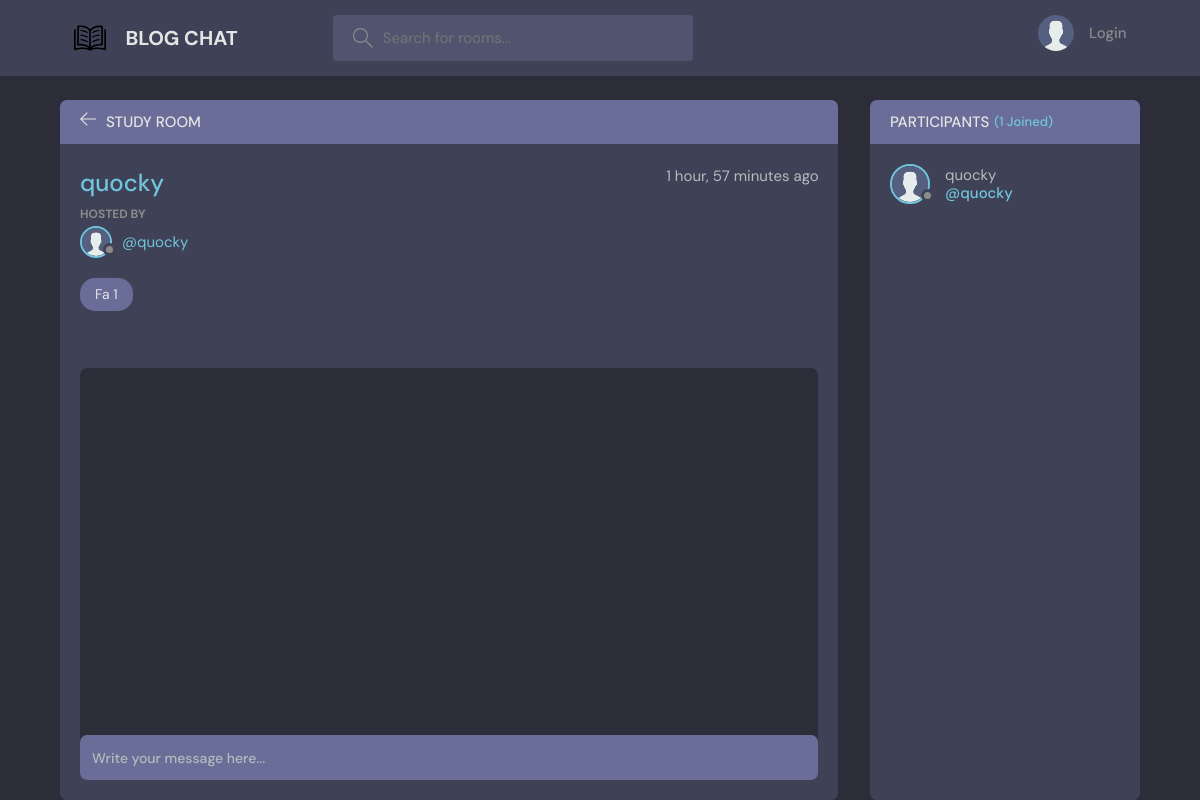
Page /room/3/ on the committed database.
### base/models.py (models this page shows, shortened)
class Room(models.Model):
    host = models.ForeignKey(User, on_delete=models.SET_NULL, null=True)
    topic = models.ForeignKey(Topic, on_delete=models.SET_NULL, null=True)
    name = models.CharField(max_length=200)
    description = models.TextField(null=True, blank=True)
    participants = models.ManyToManyField(
        User, related_name='participants', blank=True)
    updated = models.DateTimeField(auto_now=True)
    created = models.DateTimeField(auto_now_add=True)
    class Meta:
        ordering = ['-updated', '-created']

class User(AbstractUser):
    username = models.EmailField(unique=True, null=True)
    name = models.CharField(max_length=200, null=True)
    email = models.EmailField(unique=True, null=True)
    bio = models.TextField(null=True)
    avatar = models.ImageField(null=True, default="avatar.svg")
    USERNAME_FIELD = 'username'
    REQUIRED_FIELDS = [ ]

class Topic(models.Model):
    name = models.CharField(max_length=200)
    def __str__(self):
        return self.name

### base/views.py (the view, shortened to what this page needs)
# urls.py: path('room/<str:pk>/', views.room, name="room"),
def room(request, pk):
    room = Room.objects.get(id=pk)
    room_messages = room.message_set.all()
    participants = room.participants.all()
    context = {'room': room, 'room_messages': room_messages,
               'participants': participants}
    return render(request, 'base/room.html', context)

### base/templates/base/room.html (shortened to what this page needs)
{% extends 'main.html' %}
{% block content %}
<main class="profile-page layout layout--2">
  <div class="container">
    <div class="room">
      <div class="room__top">
        <div class="room__topLeft">
          <a href="{% url 'home' %}">
            <svg version="1.1" xmlns="http://www.w3.org/2000/svg" width="32" height="32" viewBox="0 0 32 32">
              <title>arrow-left</title>
              <path
                d="M13.723 2.286l-13.723 13.714 13.719 13.714 1.616-1.611-10.96-10.96h27.625v-2.286h-27.625l10.965-10.965-1.616-1.607z">
              </path>
            </svg>
          </a>
          <h3>Study Room</h3>
        </div>
      </div>
      <div class="room__box scroll">
        <div class="room__header scroll">
          <div class="room__info">
            <h3>{{room.name}}</h3>
            <span>{{room.created|timesince}} ago</span>
          </div>
          <div class="room__hosted">
            <p>Hosted By</p>
            <a href="{% url 'user-profile' room.host.id %}" class="room__author">
              <div class="avatar avatar--small">
                <img src="{{room.host.avatar.url}}" />
              </div>
              <span>@{{room.host.username}}</span>
            </a>
          </div>
          <span class="room__topics">{{room.topic}}</span>
        </div>
        <div class="room__conversation">
          <div class="threads scroll">
          </div>
        </div>
      </div>
      <div class="room__message">
        <form action="" method="POST">
          <input name="body" placeholder="Write your message here..." />
        </form>
      </div>
    </div>
    <div class="participants">
      <h3 class="participants__top">Participants <span>({{participants.count}} Joined)</span></h3>
      <div class="participants__list scroll">
        {% for user in participants %}
        <a href="{%  url 'user-profile' user.id %}" class="participant">
          <div class="avatar avatar--medium">
            <img src="{{user.avatar.url}}" />
          </div>
          <p>
            {{user.name}}
            <span>@{{user.username}}</span>
          </p>
        </a>
        {% endfor %}
      </div>
    </div>
  </div>
</main>
{% endblock content %}

### rows in the picture
Room: name "quocky", created "1 hour, 57 minutes", host.avatar (placeholder picture), host.username "quocky", topic "Fa 1"
User: avatar (placeholder picture), name "quocky", username "quocky"

### other values in the picture
{{ participants.count }} "1"
